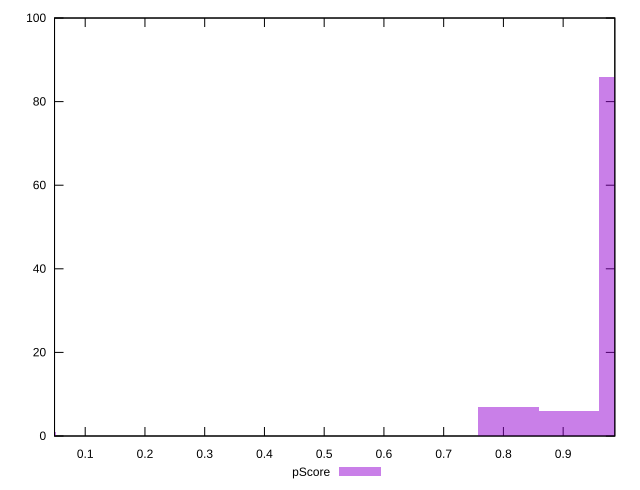

The script that saved this image:
reset

$pScore <<EOF
0.9097640036725804 6
1.0108488929695338 86
0.808679114375627 7
0 1
EOF

set key outside below
set boxwidth 0.10108488929695338
set xrange [0.048656831752320384:0.9864779870077632]
set yrange [0:100]
set trange [0:100]
set style fill transparent solid 0.5 noborder
set terminal svg size 640, 490 enhanced background rgb 'white'
set output "report_00017_2021-02-10T15-08-03.406Z/first-cpu-idle/samples/pages/pScore/histogram.svg"

plot $pScore title "pScore" with boxes

reset
